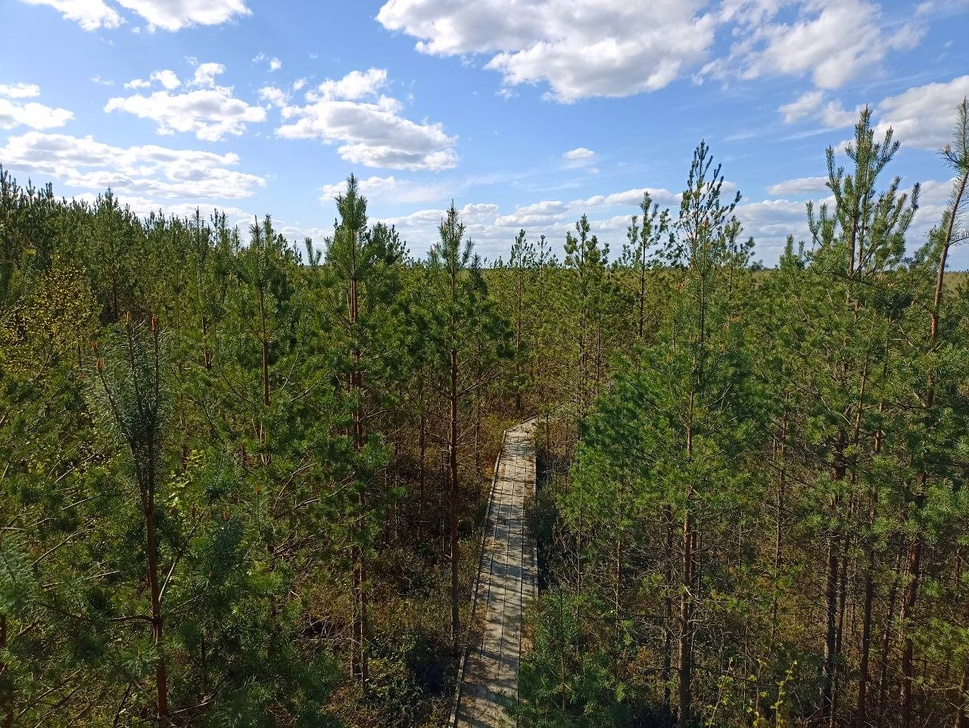
#> input picture lab2/task3/task3_image.jpg, 969 x 728 px, shrunk from 1280 x 961 before the run
$ jupyter execute task3.ipynb
#> lines starting #> are read from the running program, lines starting #| are printed output that depends on the picture
Преобразовать изображение из arr в HSV. Добавить возможность изменять значения оттенка, насыщенности и яркости. Результат сохранять в файл, предварительно преобразовав обратно.

Пушкова

[cell 1]
from PIL import Image
import numpy as np
import matplotlib.pyplot as plt

plt.rcParams["figure.figsize"] = (10, 6)
filename = 'task3_image'
img = Image.open(filename+'.jpg')
#> img is the input picture: PIL image 969x728 RGB; mean R, G, B 100.8, 108.8, 99
img = img.convert("RGB")
arr = np.array(img)/255
arr

[cell 2]
plt.imshow(img)
plt.axis('off')

[cell 3]
max_val = np.amax(arr, axis=2)
max_channel = np.argmax(arr, axis=2)
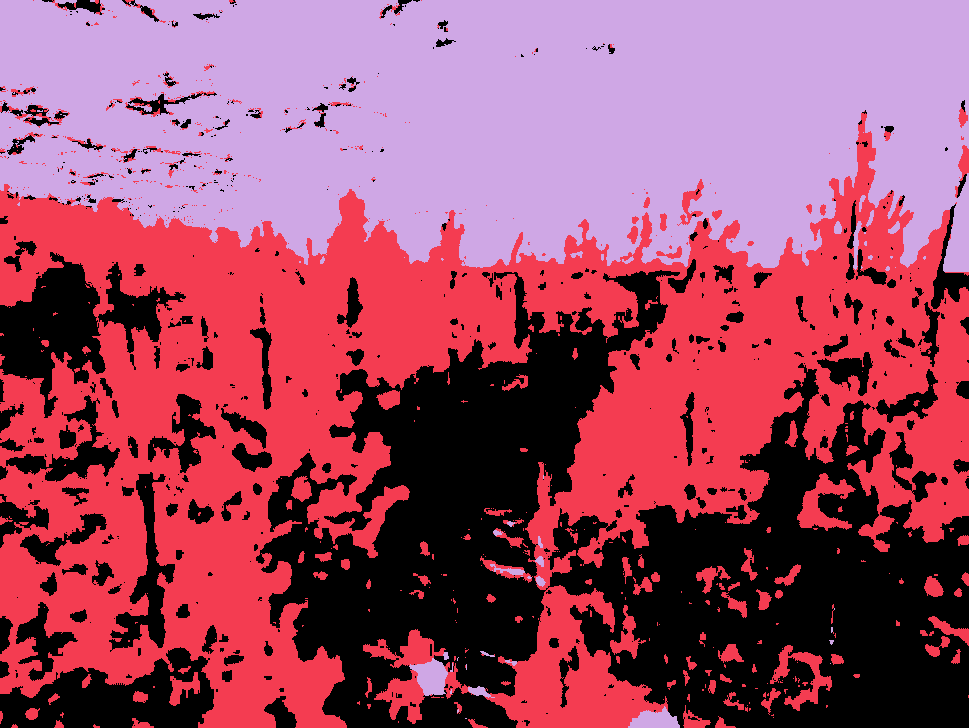
#> max_channel: shape (728, 969) int64; 3 distinct labels, from 0 to 2; one colour per label, 0 black
min_val = np.amin(arr, axis=2)
min_channel = np.argmin(arr, axis=2)
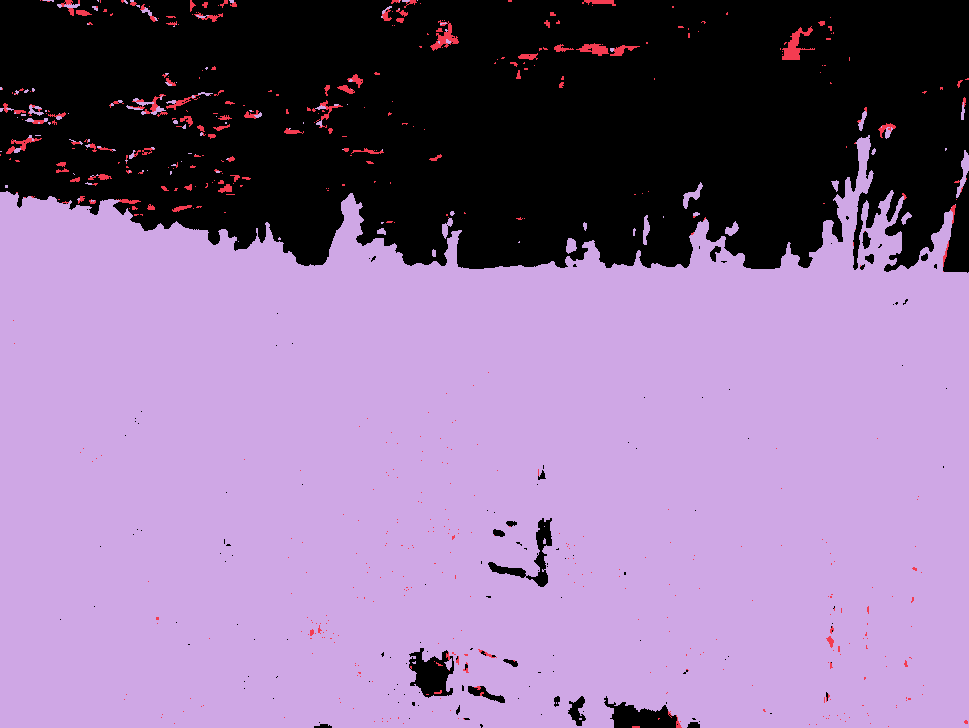
#> min_channel: shape (728, 969) int64; 3 distinct labels, from 0 to 2; one colour per label, 0 black

hsv = np.zeros(arr.shape, dtype='float')
#H
hsv[max_channel == min_channel, 0] = np.zeros(hsv[max_channel == min_channel, 0].shape)
#> hsv: shape (728, 969, 3) float64; every value is 0
#r max
hsv[max_channel == 0, 0] = (((arr[..., 1] - arr[..., 2]) * 60.0 / (max_val - min_val + np.spacing(1))) % 360.0)[max_channel == 0]
#g max
hsv[max_channel == 1, 0] = (((arr[..., 2] - arr[..., 0]) * 60.0 / (max_val - min_val + np.spacing(1))) + 120.0)[max_channel == 1]
#b max
hsv[max_channel == 2, 0] = (((arr[..., 0] - arr[..., 1]) * 60.0 / (max_val - min_val + np.spacing(1))) + 240.0)[max_channel == 2]
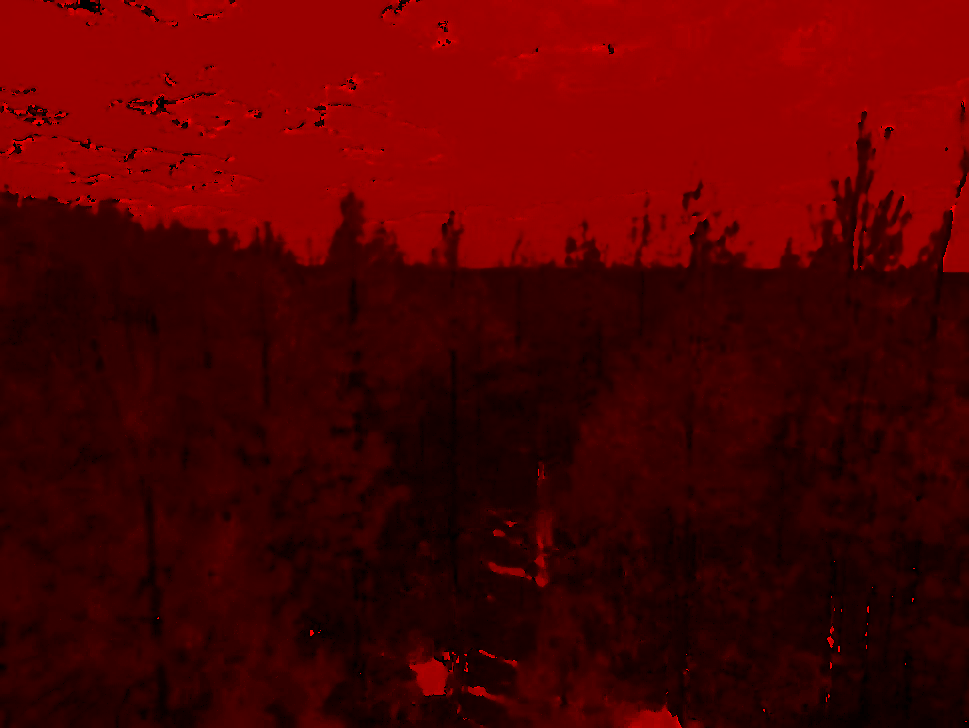
#> hsv: shape (728, 969, 3) float64; mean of channels 0, 1, 2 111.8, 0, 0; drawn with min black and max white
#S
hsv[max_val == 0, 1] = np.zeros(hsv[max_val == 0, 1].shape)
hsv[max_val != 0, 1] = (1 - min_val / (max_val + np.spacing(1)))[max_val != 0]
#V
hsv[..., 2] = max_val
#> the sliders are set to h = 0, s = 100, v = 100

[cell 4]
from ipywidgets import interact, IntSlider, Button

def hsv_to_rgb(h,s,v):
    #todo
#> called with h = 0, s = 100, v = 100
    mod_hsv = hsv.copy()
    mod_hsv[...,0] = (mod_hsv[...,0] + h)%360
    mod_hsv[...,1] = mod_hsv[...,1] * s/100
    mod_hsv[..., 1] = np.clip(mod_hsv[..., 1], 0, 1)
    mod_hsv[...,2] = mod_hsv[...,2] * v/100
    mod_hsv[..., 2] = np.clip(mod_hsv[..., 2], 0, 1)


    hi = np.floor(mod_hsv[..., 0] / 60.0) % 6
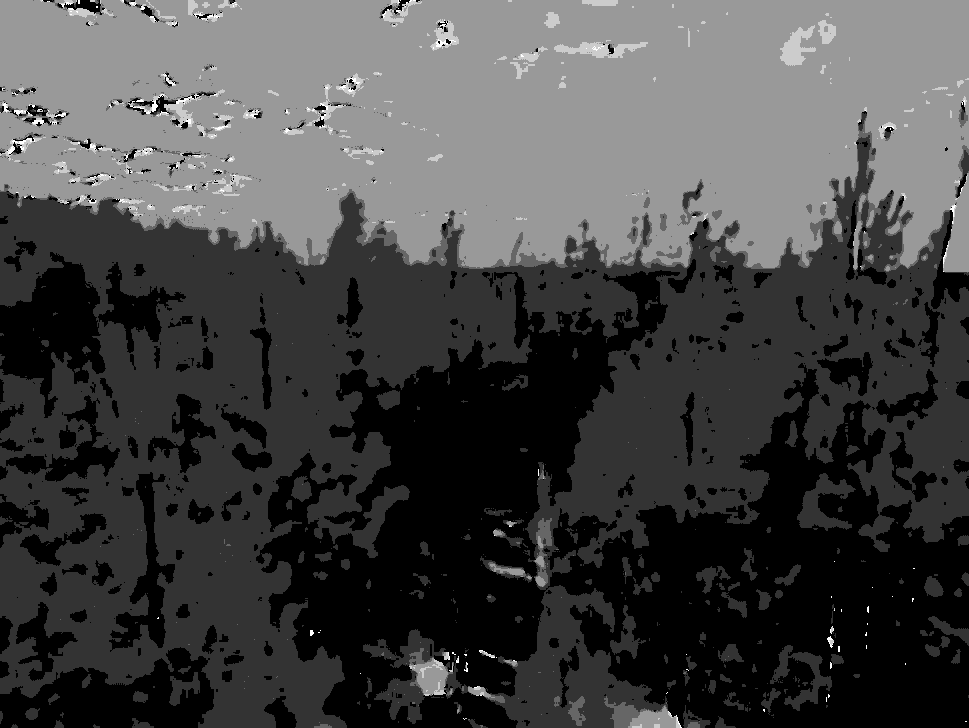
#> hi: shape (728, 969) float64; min 0, max 5, mean 1.36; drawn with min black and max white
    c = mod_hsv[..., 1] * mod_hsv[..., 2]
    x = c * (1 - np.abs((mod_hsv[..., 0] / 60.0) % 2 - 1))
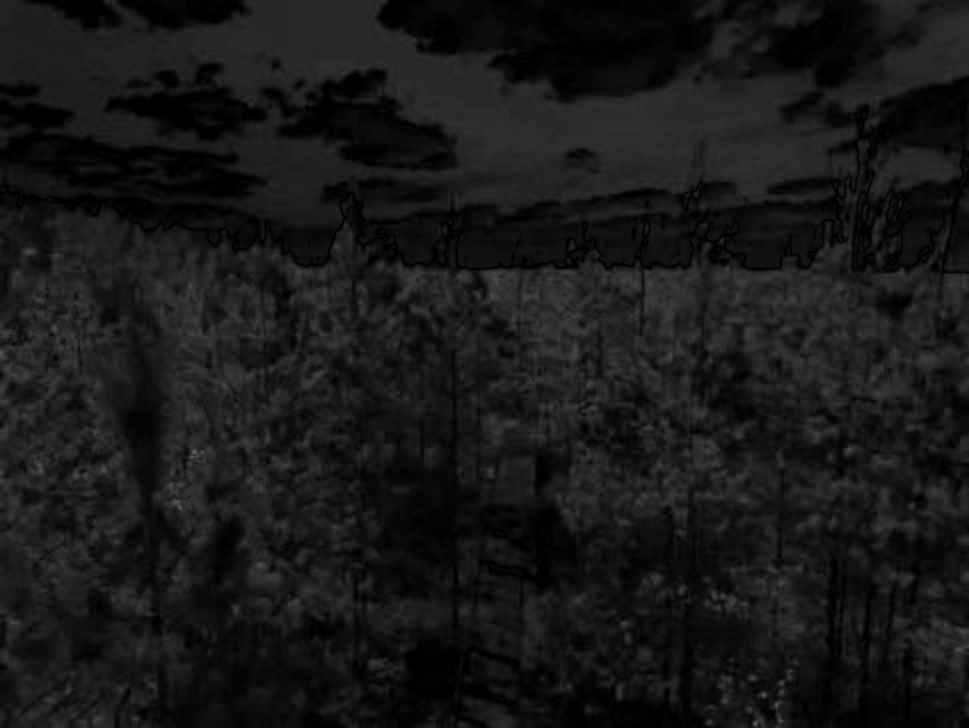
#> x: shape (728, 969) float64; min 0, max 0.38, mean 0.0953
    rgb = np.zeros(mod_hsv.shape)
    rgb[hi == 0, :] = np.dstack((c,x,np.zeros(x.shape)))[hi == 0, :]
    rgb[hi == 1, :] = np.dstack((x,c,np.zeros(x.shape)))[hi == 1, :]
    rgb[hi == 2, :] = np.dstack((np.zeros(x.shape), c,x))[hi == 2, :]
    rgb[hi == 3, :] = np.dstack((np.zeros(x.shape),x,c))[hi == 3, :]
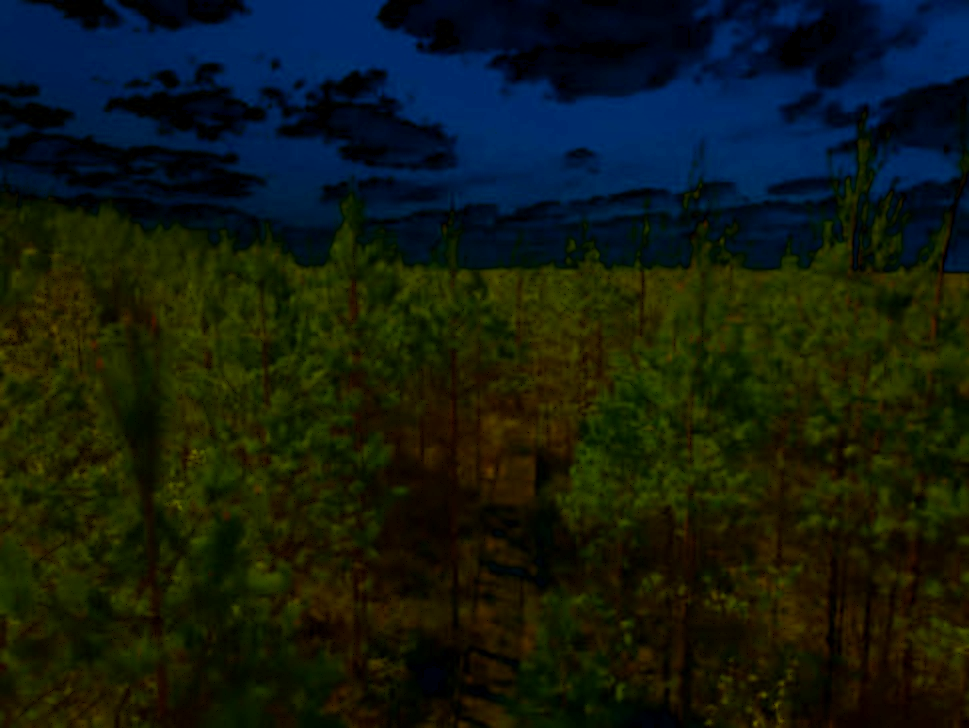
#> rgb: shape (728, 969, 3) float64; mean of channels 0, 1, 2 0.0754, 0.107, 0.0681; drawn as R, G, B
    rgb[hi == 4, :] = np.dstack((x,np.zeros(x.shape),c))[hi == 4, :]
    rgb[hi == 5, :] = np.dstack((c,np.zeros(x.shape),x))[hi == 5, :]

    rgb = (rgb + (mod_hsv[..., 2] - c)[:, :, np.newaxis])*255
    new_img = Image.fromarray(rgb.astype(np.uint8))

    fig, axes = plt.subplots(1, 2, figsize=(10, 5))

    axes[0].imshow(new_img)
    axes[0].set_title("Modified")
    axes[0].axis("off")

    axes[1].imshow(img)
    axes[1].set_title("Original")
    axes[1].axis("off")
    new_img.save(filename+'_new.jpg')
    plt.show()

# Создаем интерактивное взаимодействие
interact(hsv_to_rgb,
         h=IntSlider(min=0, max=360, step=1, value=0),
         s=IntSlider(min=0, max=100, step=1, value=100),
         v=IntSlider(min=0, max=100, step=1, value=100)
        );
